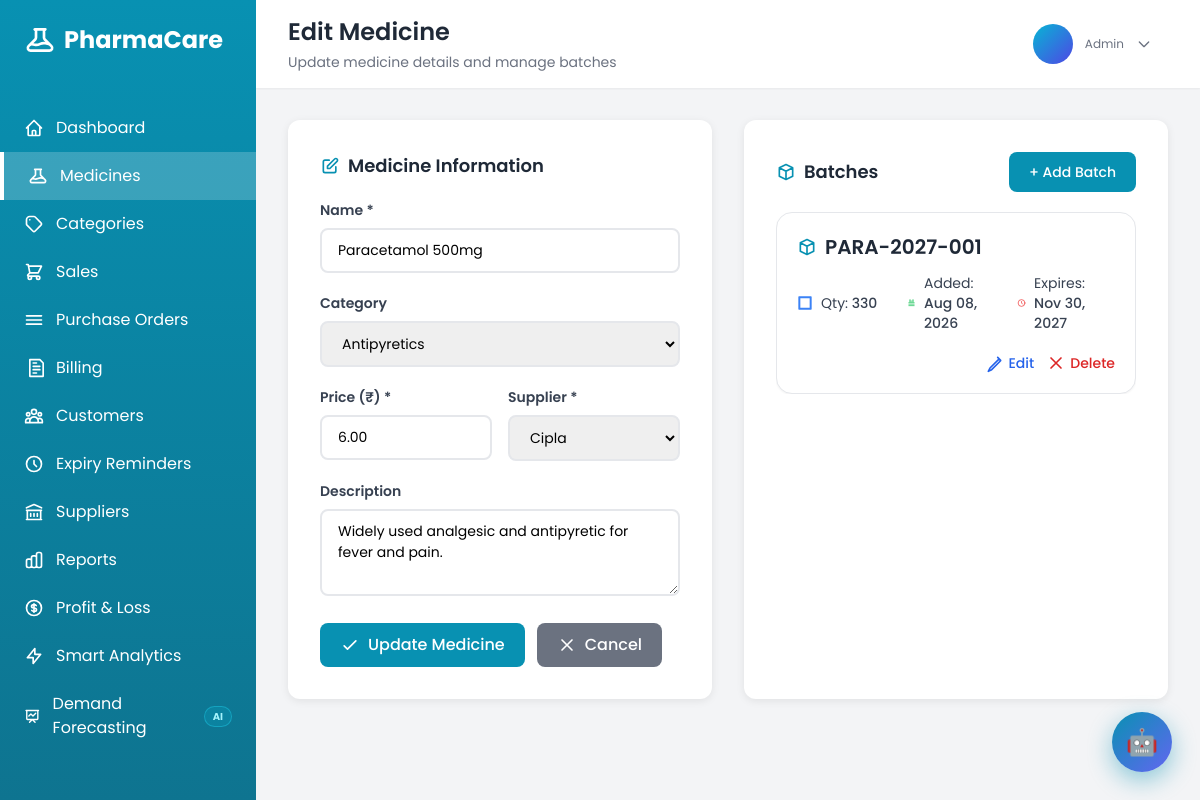
/medicine/12/edit/ (signed in), run on an earlier commit of the app's database.
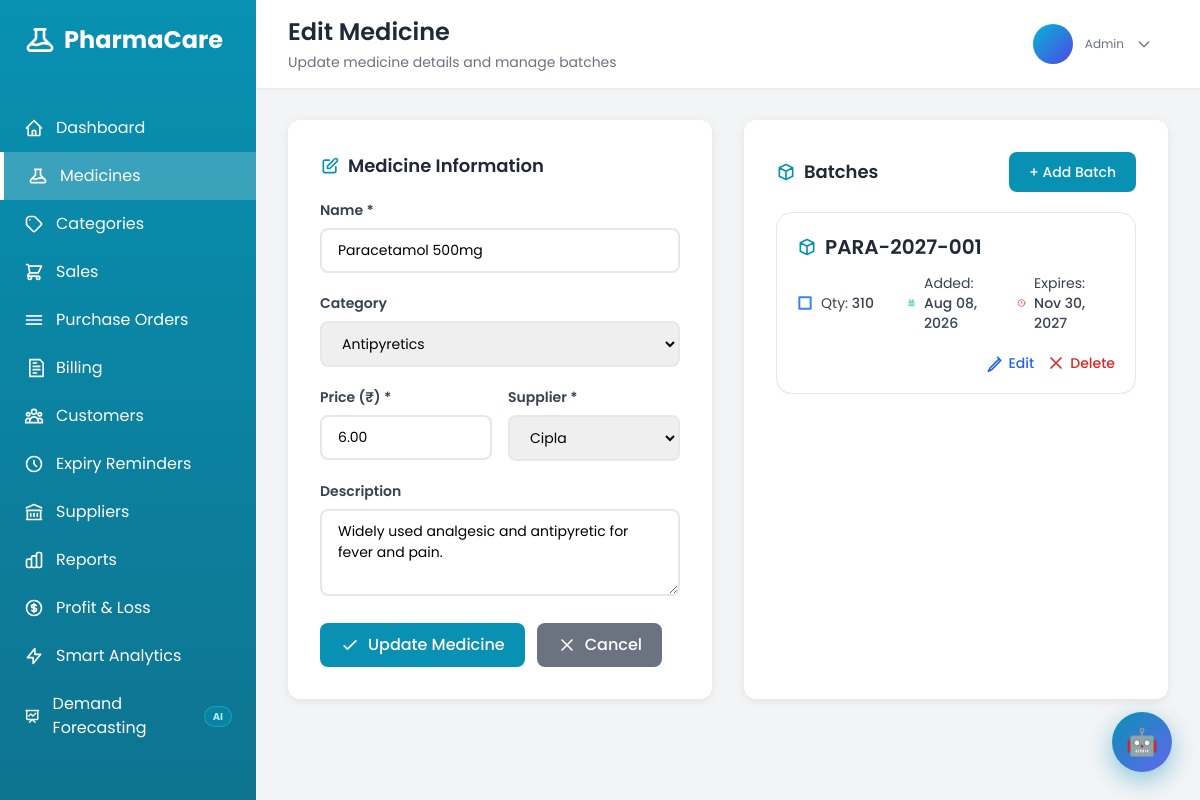
And on a later commit of the database.
### MediApp/models.py (models this page shows, shortened)
class Batch(models.Model):
    medicine = models.ForeignKey(
        Medicine,
        on_delete=models.CASCADE,
        related_name='batches'
    )
    batch_name = models.CharField(max_length=50)
    add_date = models.DateField(default=timezone.now)
    expiry_date = models.DateField()
    quantity = models.PositiveIntegerField(validators=[MinValueValidator(0)])
    purchase_price = models.DecimalField(
        max_digits=10,
        decimal_places=2,
        default=0,
        validators=[MinValueValidator(Decimal('0'))],
        help_text='Cost price per unit for this batch'
    )
    created_by = models.ForeignKey(
        'User',
        on_delete=models.SET_NULL,
        null=True,
        blank=True,
        related_name='batches_created'
    )
    created_at = models.DateTimeField(default=timezone.now)
    updated_at = models.DateTimeField(auto_now=True)
    reminder_sent = models.BooleanField(default=False, help_text='Set to True after sending expiry reminders for this batch')
    class Meta:
        ordering = ['expiry_date']
        verbose_name_plural = 'Batches'
    @property
    def is_expired(self):
        if self.expiry_date is None:
            return False
        return timezone.now().date() > self.expiry_date
    @property
    def days_to_expiry(self):
        if self.expiry_date is None:
            return None
        return (self.expiry_date - timezone.now().date()).days

### MediApp/views.py (the view)
# urls.py: path('medicine/<int:id>/edit/', views.edit_medicine, name='edit_medicine'),
@pharmacist_or_admin
def edit_medicine(request, id):
    medicine = get_object_or_404(Medicine, id=id)
    if request.method == 'POST':
        form = MedicineForm(request.POST, instance=medicine)
        if form.is_valid():
            form.save()
            messages.success(request, f'Medicine "{medicine.name}" updated successfully!')
            return redirect('medicine_list')
    else:
        form = MedicineForm(instance=medicine)
    return render(request, 'medicine/edit_medicine.html', {
        'form': form,
        'medicine': medicine
    })

### MediApp/models.py (called while the page is built)
    def __str__(self):
        return self.name

    def __str__(self):
        return self.name

### MediApp/templates/medicine/edit_medicine.html (shortened to what the changed rows need)
{% extends 'base.html' %}
{% block page_title %}Edit Medicine{% endblock %}
{% block content %}
<div class="grid grid-cols-1 lg:grid-cols-2 gap-6 lg:gap-8">
  <div class="card p-6 sm:p-8">
    <div id="batch-list" class="grid gap-4 sm:gap-6 overflow-y-auto max-h-96">
        {% if medicine.batches.all %}
            {% for batch in medicine.batches.all %}
            <div class="bg-white border border-gray-200 p-5 rounded-2xl shadow-sm hover:shadow-md transition duration-300">
                <div class="flex flex-col sm:flex-row sm:items-center sm:justify-between gap-3 mb-3">
                <div class="flex items-center gap-2">
                    <svg class="w-5 h-5 text-cyan-600" fill="none" stroke="currentColor" viewBox="0 0 24 24">
                    <path stroke-linecap="round" stroke-linejoin="round" stroke-width="2"
                            d="M20 7l-8-4-8 4m16 0l-8 4m8-4v10l-8 4m0-10L4 7m8 4v10M4 7v10l8 4"/>
                    </svg>
                    <p class="text-lg sm:text-xl font-semibold text-gray-800">{{ batch.batch_name }}</p>
                </div>
                </div>
                <div class="grid grid-cols-1 sm:grid-cols-2 lg:grid-cols-3 gap-3 text-sm text-gray-700 mb-3">
                <div class="flex items-center gap-2">
                    <svg class="w-4 h-4 text-blue-500" fill="none" stroke="currentColor" viewBox="0 0 24 24">
                    <path stroke-linecap="round" stroke-linejoin="round" stroke-width="2"
                            d="M3 3h18v18H3zM4 4h16v16H4z"/>
                    </svg>
                    <span>Qty: <span class="font-medium">{{ batch.quantity }}</span></span>
                </div>
                <div class="flex items-center gap-2">
                    <svg class="w-4 h-4 text-green-500" fill="none" stroke="currentColor" viewBox="0 0 24 24">
                    <path stroke-linecap="round" stroke-linejoin="round" stroke-width="2"
                            d="M8 7V3m8 4V3m-9 4h10M5 11h14M5 19h14M5 15h14"/>
                    </svg>
                    <span>Added: <span class="font-medium">{{ batch.add_date|date:"M d, Y" }}</span></span>
                </div>
                <div class="flex items-center gap-2">
                    <svg class="w-4 h-4 text-red-500" fill="none" stroke="currentColor" viewBox="0 0 24 24">
                    <path stroke-linecap="round" stroke-linejoin="round" stroke-width="2"
                            d="M12 8v4l3 3m6-3a9 9 0 11-18 0 9 9 0 0118 0z"/>
                    </svg>
                    <span>Expires: <span class="font-medium">{{ batch.expiry_date|date:"M d, Y" }}</span></span>
                </div>
                </div>
                <div class="flex flex-wrap justify-end gap-3 pt-2">
                <button onclick="openEditBatchModal('{{ batch.id }}')"
                    class="flex items-center gap-1 text-blue-600 hover:text-blue-800 text-sm font-medium transition">
                    <svg class="w-5 h-5" fill="none" stroke="currentColor" viewBox="0 0 24 24">
                    <path stroke-linecap="round" stroke-linejoin="round" stroke-width="2"
                            d="M15.232 5.232l3.536 3.536m-2.036-1.5L6 18l-2 4 4-2 10.732-10.732z"/>
                    </svg>
                    <span>Edit</span>
                </button>
                <button onclick="deleteBatch('{{ batch.id }}')"
                    class="flex items-center gap-1 text-red-600 hover:text-red-800 text-sm font-medium transition">
                    <svg class="w-5 h-5" fill="none" stroke="currentColor" viewBox="0 0 24 24">
                    <path stroke-linecap="round" stroke-linejoin="round" stroke-width="2"
                            d="M6 18L18 6M6 6l12 12"/>
                    </svg>
                    <span>Delete</span>
                </button>
                </div>
            </div>
            {% endfor %}
        {% else %}
            <p class="text-gray-500 text-center py-6 text-sm sm:text-base">No batches available.</p>
        {% endif %}
    </div>
  </div>
</div>
{% endblock %}

What changed in the data, as far as the page shows it:
changed Batch: quantity "330" → "310"
